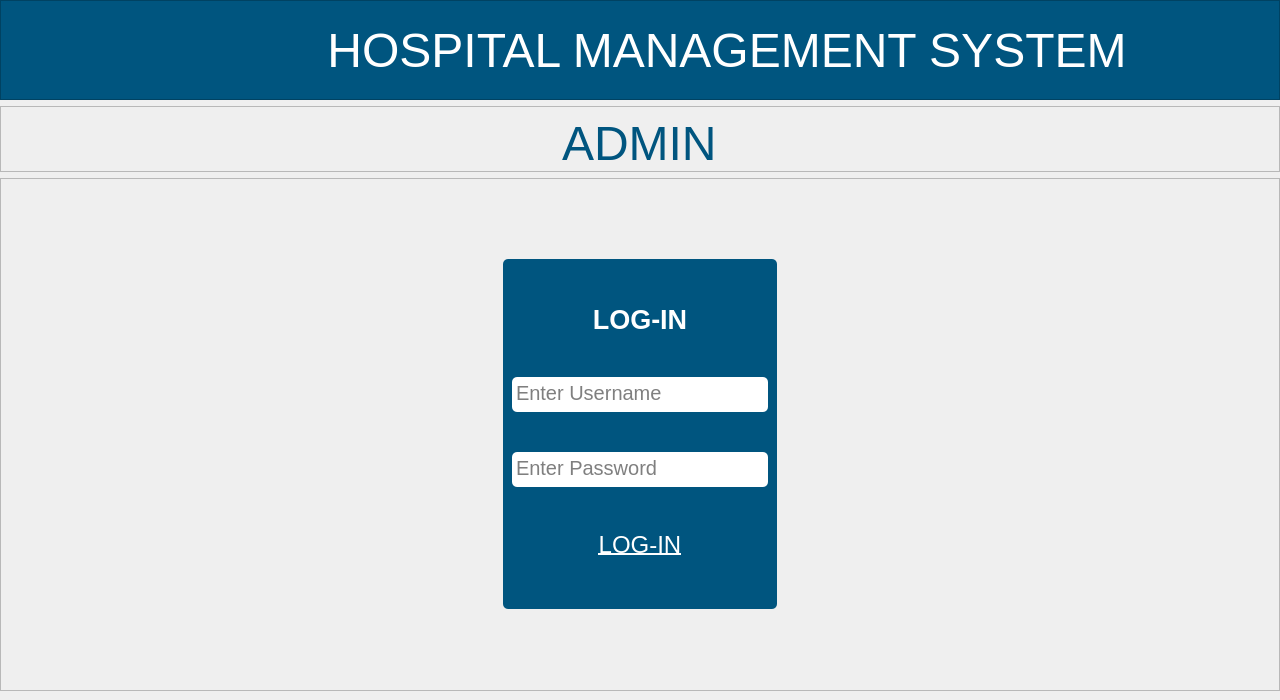
<?xml version="1.0" encoding="UTF-8"?>
<ui version="4.0">
 <class>MainWindow</class>
 <widget class="QMainWindow" name="MainWindow">
  <property name="geometry">
   <rect>
    <x>0</x>
    <y>0</y>
    <width>1280</width>
    <height>700</height>
   </rect>
  </property>
  <property name="windowTitle">
   <string>MainWindow</string>
  </property>
  <widget class="QWidget" name="centralwidget">
   <layout class="QVBoxLayout" name="verticalLayout_2">
    <property name="leftMargin">
     <number>0</number>
    </property>
    <property name="topMargin">
     <number>0</number>
    </property>
    <property name="rightMargin">
     <number>0</number>
    </property>
    <item>
     <widget class="QFrame" name="header_frame">
      <property name="sizePolicy">
       <sizepolicy hsizetype="Preferred" vsizetype="Preferred">
        <horstretch>0</horstretch>
        <verstretch>0</verstretch>
       </sizepolicy>
      </property>
      <property name="minimumSize">
       <size>
        <width>1280</width>
        <height>100</height>
       </size>
      </property>
      <property name="maximumSize">
       <size>
        <width>16777215</width>
        <height>100</height>
       </size>
      </property>
      <property name="styleSheet">
       <string notr="true">background-color:rgb(0, 85, 127);</string>
      </property>
      <property name="frameShape">
       <enum>QFrame::StyledPanel</enum>
      </property>
      <property name="frameShadow">
       <enum>QFrame::Raised</enum>
      </property>
      <layout class="QHBoxLayout" name="horizontalLayout">
       <property name="sizeConstraint">
        <enum>QLayout::SetDefaultConstraint</enum>
       </property>
       <property name="leftMargin">
        <number>0</number>
       </property>
       <property name="topMargin">
        <number>0</number>
       </property>
       <property name="rightMargin">
        <number>0</number>
       </property>
       <property name="bottomMargin">
        <number>0</number>
       </property>
       <item>
        <widget class="QFrame" name="logo_frame">
         <property name="minimumSize">
          <size>
           <width>80</width>
           <height>50</height>
          </size>
         </property>
         <property name="maximumSize">
          <size>
           <width>100</width>
           <height>16777215</height>
          </size>
         </property>
         <property name="styleSheet">
          <string notr="true">background-color:transparent;
margin-top:6px;
margin-bottom:0px;</string>
         </property>
         <property name="frameShape">
          <enum>QFrame::StyledPanel</enum>
         </property>
         <property name="frameShadow">
          <enum>QFrame::Raised</enum>
         </property>
         <widget class="QLabel" name="backBtn">
          <property name="geometry">
           <rect>
            <x>20</x>
            <y>10</y>
            <width>61</width>
            <height>71</height>
           </rect>
          </property>
          <property name="cursor">
           <cursorShape>PointingHandCursor</cursorShape>
          </property>
          <property name="styleSheet">
           <string notr="true"/>
          </property>
          <property name="text">
           <string/>
          </property>
          <property name="pixmap">
           <pixmap resource="../../assets/resources.qrc">:/reosurces_logo/back-svgrepo-com.svg</pixmap>
          </property>
          <property name="scaledContents">
           <bool>true</bool>
          </property>
          <property name="alignment">
           <set>Qt::AlignCenter</set>
          </property>
         </widget>
        </widget>
       </item>
       <item>
        <widget class="QFrame" name="title_frame">
         <property name="minimumSize">
          <size>
           <width>1280</width>
           <height>0</height>
          </size>
         </property>
         <property name="font">
          <font>
           <pointsize>42</pointsize>
          </font>
         </property>
         <property name="styleSheet">
          <string notr="true">background-color:transparent;</string>
         </property>
         <property name="frameShape">
          <enum>QFrame::StyledPanel</enum>
         </property>
         <property name="frameShadow">
          <enum>QFrame::Raised</enum>
         </property>
         <layout class="QVBoxLayout" name="verticalLayout">
          <item alignment="Qt::AlignHCenter">
           <widget class="QLabel" name="title_label">
            <property name="minimumSize">
             <size>
              <width>800</width>
              <height>0</height>
             </size>
            </property>
            <property name="font">
             <font>
              <pointsize>36</pointsize>
             </font>
            </property>
            <property name="styleSheet">
             <string notr="true">color:#fff;</string>
            </property>
            <property name="text">
             <string>HOSPITAL MANAGEMENT SYSTEM</string>
            </property>
            <property name="alignment">
             <set>Qt::AlignCenter</set>
            </property>
           </widget>
          </item>
         </layout>
        </widget>
       </item>
      </layout>
     </widget>
    </item>
    <item>
     <widget class="QFrame" name="frame_15">
      <property name="maximumSize">
       <size>
        <width>16777215</width>
        <height>80</height>
       </size>
      </property>
      <property name="frameShape">
       <enum>QFrame::StyledPanel</enum>
      </property>
      <property name="frameShadow">
       <enum>QFrame::Raised</enum>
      </property>
      <layout class="QVBoxLayout" name="verticalLayout_22">
       <property name="bottomMargin">
        <number>0</number>
       </property>
       <item alignment="Qt::AlignHCenter">
        <widget class="QLabel" name="label_19">
         <property name="font">
          <font>
           <pointsize>36</pointsize>
          </font>
         </property>
         <property name="styleSheet">
          <string notr="true">color:rgb(0, 85, 127);</string>
         </property>
         <property name="text">
          <string>ADMIN</string>
         </property>
        </widget>
       </item>
      </layout>
     </widget>
    </item>
    <item>
     <widget class="QFrame" name="frame">
      <property name="frameShape">
       <enum>QFrame::StyledPanel</enum>
      </property>
      <property name="frameShadow">
       <enum>QFrame::Raised</enum>
      </property>
      <layout class="QGridLayout" name="gridLayout">
       <item row="0" column="0" alignment="Qt::AlignHCenter">
        <widget class="QFrame" name="frame_2">
         <property name="maximumSize">
          <size>
           <width>16777215</width>
           <height>350</height>
          </size>
         </property>
         <property name="styleSheet">
          <string notr="true">background-color:rgb(0, 85, 127);
border-radius:5px;</string>
         </property>
         <property name="frameShape">
          <enum>QFrame::StyledPanel</enum>
         </property>
         <property name="frameShadow">
          <enum>QFrame::Raised</enum>
         </property>
         <layout class="QVBoxLayout" name="verticalLayout_3">
          <item>
           <widget class="QLabel" name="label">
            <property name="maximumSize">
             <size>
              <width>16777215</width>
              <height>35</height>
             </size>
            </property>
            <property name="font">
             <font>
              <pointsize>20</pointsize>
              <weight>75</weight>
              <bold>true</bold>
             </font>
            </property>
            <property name="styleSheet">
             <string notr="true">color:white;</string>
            </property>
            <property name="text">
             <string>LOG-IN</string>
            </property>
            <property name="alignment">
             <set>Qt::AlignCenter</set>
            </property>
           </widget>
          </item>
          <item>
           <widget class="QPlainTextEdit" name="usernameEntry">
            <property name="minimumSize">
             <size>
              <width>100</width>
              <height>35</height>
             </size>
            </property>
            <property name="maximumSize">
             <size>
              <width>16777215</width>
              <height>35</height>
             </size>
            </property>
            <property name="font">
             <font>
              <pointsize>15</pointsize>
             </font>
            </property>
            <property name="styleSheet">
             <string notr="true">border-radius:5px;
background-color:white;</string>
            </property>
            <property name="placeholderText">
             <string>Enter Username</string>
            </property>
           </widget>
          </item>
          <item>
           <widget class="QPlainTextEdit" name="passEntry">
            <property name="minimumSize">
             <size>
              <width>100</width>
              <height>35</height>
             </size>
            </property>
            <property name="maximumSize">
             <size>
              <width>16777215</width>
              <height>35</height>
             </size>
            </property>
            <property name="font">
             <font>
              <pointsize>15</pointsize>
             </font>
            </property>
            <property name="styleSheet">
             <string notr="true">border-radius:5px;
background-color:white;
</string>
            </property>
            <property name="placeholderText">
             <string>Enter Password</string>
            </property>
           </widget>
          </item>
          <item>
           <widget class="QPushButton" name="loginBtn">
            <property name="minimumSize">
             <size>
              <width>0</width>
              <height>35</height>
             </size>
            </property>
            <property name="font">
             <font>
              <pointsize>18</pointsize>
              <underline>true</underline>
             </font>
            </property>
            <property name="cursor">
             <cursorShape>PointingHandCursor</cursorShape>
            </property>
            <property name="styleSheet">
             <string notr="true">background-color:rgb(0, 85, 127);
color:white;
border-radius:5px;</string>
            </property>
            <property name="text">
             <string>LOG-IN</string>
            </property>
           </widget>
          </item>
         </layout>
        </widget>
       </item>
      </layout>
     </widget>
    </item>
   </layout>
  </widget>
 </widget>
 <resources>
  <include location="../../assets/resources.qrc"/>
  <include location="C:/Users/rohit/.virtualenvs/Artigence-rb1yhVX4/Lib/site-packages/qt5_applications/Qt/assets/resources.qrc"/>
 </resources>
 <connections/>
</ui>
